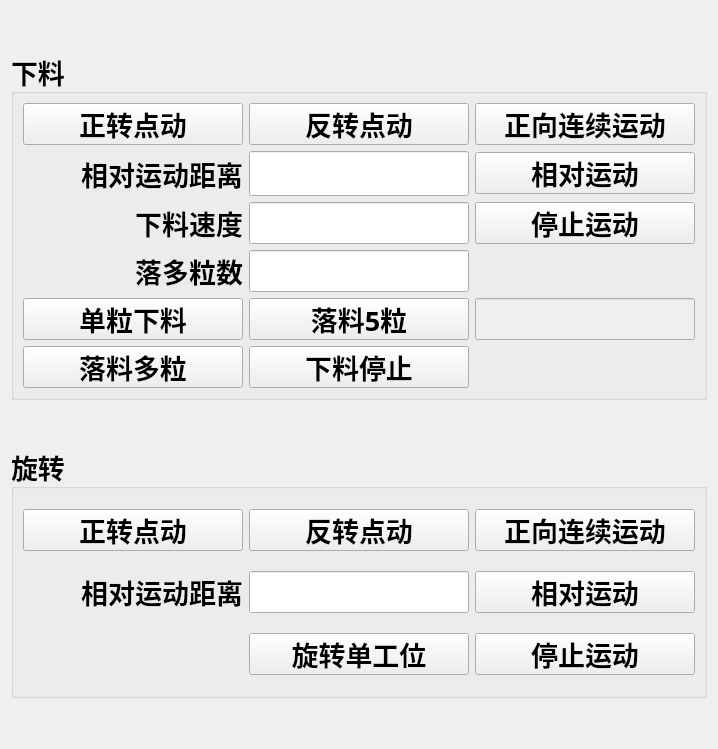
       <widget class="QWidget" name="tab_4">
        <attribute name="title">
         <string/>
        </attribute>
        <layout class="QVBoxLayout" name="verticalLayout_5">
         <item>
          <spacer name="verticalSpacer_17">
           <property name="orientation">
            <enum>Qt::Vertical</enum>
           </property>
           <property name="sizeHint" stdset="0">
            <size>
             <width>20</width>
             <height>40</height>
            </size>
           </property>
          </spacer>
         </item>
         <item>
          <widget class="QGroupBox" name="groupBox_2">
           <property name="font">
            <font>
             <family>楷体</family>
             <pointsize>20</pointsize>
             <weight>75</weight>
             <bold>true</bold>
            </font>
           </property>
           <property name="title">
            <string>下料</string>
           </property>
           <layout class="QGridLayout" name="gridLayout_3" columnstretch="1,1,1">
            <item row="1" column="2">
             <widget class="QPushButton" name="pB_cmdAxisFeedRelMov">
              <property name="sizePolicy">
               <sizepolicy hsizetype="Preferred" vsizetype="Fixed">
                <horstretch>0</horstretch>
                <verstretch>0</verstretch>
               </sizepolicy>
              </property>
              <property name="minimumSize">
               <size>
                <width>0</width>
                <height>42</height>
               </size>
              </property>
              <property name="maximumSize">
               <size>
                <width>220</width>
                <height>42</height>
               </size>
              </property>
              <property name="font">
               <font>
                <family>楷体</family>
                <pointsize>20</pointsize>
                <weight>75</weight>
                <bold>true</bold>
               </font>
              </property>
              <property name="text">
               <string>相对运动</string>
              </property>
              <property name="checkable">
               <bool>true</bool>
              </property>
             </widget>
            </item>
            <item row="1" column="0">
             <widget class="QLabel" name="label_22">
              <property name="sizePolicy">
               <sizepolicy hsizetype="Preferred" vsizetype="Preferred">
                <horstretch>0</horstretch>
                <verstretch>0</verstretch>
               </sizepolicy>
              </property>
              <property name="minimumSize">
               <size>
                <width>0</width>
                <height>0</height>
               </size>
              </property>
              <property name="maximumSize">
               <size>
                <width>220</width>
                <height>16777215</height>
               </size>
              </property>
              <property name="font">
               <font>
                <family>楷体</family>
                <pointsize>20</pointsize>
                <weight>75</weight>
                <bold>true</bold>
                <kerning>true</kerning>
               </font>
              </property>
              <property name="text">
               <string>相对运动距离</string>
              </property>
              <property name="alignment">
               <set>Qt::AlignRight|Qt::AlignTrailing|Qt::AlignVCenter</set>
              </property>
             </widget>
            </item>
            <item row="0" column="2">
             <widget class="QPushButton" name="pB_cmdAxisFeedPosMov">
              <property name="sizePolicy">
               <sizepolicy hsizetype="Preferred" vsizetype="Fixed">
                <horstretch>0</horstretch>
                <verstretch>0</verstretch>
               </sizepolicy>
              </property>
              <property name="minimumSize">
               <size>
                <width>0</width>
                <height>42</height>
               </size>
              </property>
              <property name="maximumSize">
               <size>
                <width>220</width>
                <height>42</height>
               </size>
              </property>
              <property name="font">
               <font>
                <family>楷体</family>
                <pointsize>20</pointsize>
                <weight>75</weight>
                <bold>true</bold>
               </font>
              </property>
              <property name="text">
               <string>正向连续运动</string>
              </property>
              <property name="checkable">
               <bool>true</bool>
              </property>
             </widget>
            </item>
            <item row="1" column="1">
             <widget class="QLineEdit" name="lE_AxisFeedRelMovDistance">
              <property name="enabled">
               <bool>true</bool>
              </property>
              <property name="sizePolicy">
               <sizepolicy hsizetype="Preferred" vsizetype="Fixed">
                <horstretch>0</horstretch>
                <verstretch>0</verstretch>
               </sizepolicy>
              </property>
              <property name="minimumSize">
               <size>
                <width>0</width>
                <height>42</height>
               </size>
              </property>
              <property name="maximumSize">
               <size>
                <width>220</width>
                <height>16777215</height>
               </size>
              </property>
              <property name="font">
               <font>
                <family>Cascadia Code</family>
                <pointsize>20</pointsize>
                <weight>50</weight>
                <bold>false</bold>
               </font>
              </property>
              <property name="text">
               <string/>
              </property>
             </widget>
            </item>
            <item row="3" column="0">
             <widget class="QLabel" name="label_62">
              <property name="sizePolicy">
               <sizepolicy hsizetype="Preferred" vsizetype="Preferred">
                <horstretch>0</horstretch>
                <verstretch>0</verstretch>
               </sizepolicy>
              </property>
              <property name="minimumSize">
               <size>
                <width>0</width>
                <height>0</height>
               </size>
              </property>
              <property name="maximumSize">
               <size>
                <width>220</width>
                <height>232323</height>
               </size>
              </property>
              <property name="font">
               <font>
                <family>楷体</family>
                <pointsize>20</pointsize>
                <weight>75</weight>
                <italic>false</italic>
                <bold>true</bold>
               </font>
              </property>
              <property name="text">
               <string>落多粒数</string>
              </property>
              <property name="alignment">
               <set>Qt::AlignRight|Qt::AlignTrailing|Qt::AlignVCenter</set>
              </property>
             </widget>
            </item>
            <item row="3" column="1">
             <widget class="QLineEdit" name="lE_MultiCount">
              <property name="sizePolicy">
               <sizepolicy hsizetype="Preferred" vsizetype="Fixed">
                <horstretch>0</horstretch>
                <verstretch>0</verstretch>
               </sizepolicy>
              </property>
              <property name="minimumSize">
               <size>
                <width>0</width>
                <height>42</height>
               </size>
              </property>
              <property name="maximumSize">
               <size>
                <width>220</width>
                <height>42</height>
               </size>
              </property>
              <property name="font">
               <font>
                <family>Cascadia Code</family>
                <pointsize>20</pointsize>
                <weight>50</weight>
                <italic>false</italic>
                <bold>false</bold>
               </font>
              </property>
              <property name="text">
               <string/>
              </property>
             </widget>
            </item>
            <item row="0" column="0">
             <widget class="QPushButton" name="pB_cmdAxisFeedJogPos">
              <property name="sizePolicy">
               <sizepolicy hsizetype="Preferred" vsizetype="Fixed">
                <horstretch>0</horstretch>
                <verstretch>0</verstretch>
               </sizepolicy>
              </property>
              <property name="minimumSize">
               <size>
                <width>0</width>
                <height>42</height>
               </size>
              </property>
              <property name="maximumSize">
               <size>
                <width>220</width>
                <height>42</height>
               </size>
              </property>
              <property name="font">
               <font>
                <family>楷体</family>
                <pointsize>20</pointsize>
                <weight>75</weight>
                <bold>true</bold>
               </font>
              </property>
              <property name="text">
               <string>正转点动</string>
              </property>
              <property name="checkable">
               <bool>true</bool>
              </property>
              <property name="autoRepeat">
               <bool>false</bool>
              </property>
             </widget>
            </item>
            <item row="0" column="1">
             <widget class="QPushButton" name="pB_cmdAxisFeedJogNeg">
              <property name="sizePolicy">
               <sizepolicy hsizetype="Preferred" vsizetype="Fixed">
                <horstretch>0</horstretch>
                <verstretch>0</verstretch>
               </sizepolicy>
              </property>
              <property name="minimumSize">
               <size>
                <width>0</width>
                <height>42</height>
               </size>
              </property>
              <property name="maximumSize">
               <size>
                <width>220</width>
                <height>42</height>
               </size>
              </property>
              <property name="font">
               <font>
                <family>楷体</family>
                <pointsize>20</pointsize>
                <weight>75</weight>
                <bold>true</bold>
               </font>
              </property>
              <property name="text">
               <string>反转点动</string>
              </property>
              <property name="checkable">
               <bool>true</bool>
              </property>
              <property name="autoRepeat">
               <bool>false</bool>
              </property>
             </widget>
            </item>
            <item row="2" column="2">
             <widget class="QPushButton" name="pB_cmdAxisFeedStopMov">
              <property name="sizePolicy">
               <sizepolicy hsizetype="Preferred" vsizetype="Fixed">
                <horstretch>0</horstretch>
                <verstretch>0</verstretch>
               </sizepolicy>
              </property>
              <property name="minimumSize">
               <size>
                <width>0</width>
                <height>42</height>
               </size>
              </property>
              <property name="maximumSize">
               <size>
                <width>220</width>
                <height>42</height>
               </size>
              </property>
              <property name="font">
               <font>
                <family>楷体</family>
                <pointsize>20</pointsize>
                <weight>75</weight>
                <bold>true</bold>
               </font>
              </property>
              <property name="text">
               <string>停止运动</string>
              </property>
              <property name="checkable">
               <bool>true</bool>
              </property>
             </widget>
            </item>
            <item row="4" column="0">
             <widget class="QPushButton" name="pB_cmdFeedSingle">
              <property name="sizePolicy">
               <sizepolicy hsizetype="Preferred" vsizetype="Fixed">
                <horstretch>0</horstretch>
                <verstretch>0</verstretch>
               </sizepolicy>
              </property>
              <property name="minimumSize">
               <size>
                <width>0</width>
                <height>42</height>
               </size>
              </property>
              <property name="maximumSize">
               <size>
                <width>220</width>
                <height>42</height>
               </size>
              </property>
              <property name="font">
               <font>
                <family>楷体</family>
                <pointsize>20</pointsize>
                <weight>75</weight>
                <bold>true</bold>
               </font>
              </property>
              <property name="text">
               <string>单粒下料</string>
              </property>
              <property name="checkable">
               <bool>true</bool>
              </property>
             </widget>
            </item>
            <item row="2" column="1">
             <widget class="QLineEdit" name="lE_FeedOveride">
              <property name="sizePolicy">
               <sizepolicy hsizetype="Preferred" vsizetype="Fixed">
                <horstretch>0</horstretch>
                <verstretch>0</verstretch>
               </sizepolicy>
              </property>
              <property name="minimumSize">
               <size>
                <width>0</width>
                <height>42</height>
               </size>
              </property>
              <property name="maximumSize">
               <size>
                <width>220</width>
                <height>42</height>
               </size>
              </property>
              <property name="font">
               <font>
                <family>Cascadia Code</family>
                <pointsize>20</pointsize>
                <weight>50</weight>
                <italic>false</italic>
                <bold>false</bold>
               </font>
              </property>
              <property name="text">
               <string/>
              </property>
             </widget>
            </item>
            <item row="2" column="0">
             <widget class="QLabel" name="label_57">
              <property name="sizePolicy">
               <sizepolicy hsizetype="Preferred" vsizetype="Preferred">
                <horstretch>0</horstretch>
                <verstretch>0</verstretch>
               </sizepolicy>
              </property>
              <property name="minimumSize">
               <size>
                <width>0</width>
                <height>0</height>
               </size>
              </property>
              <property name="maximumSize">
               <size>
                <width>220</width>
                <height>16777215</height>
               </size>
              </property>
              <property name="font">
               <font>
                <family>楷体</family>
                <pointsize>20</pointsize>
                <weight>75</weight>
                <italic>false</italic>
                <bold>true</bold>
               </font>
              </property>
              <property name="text">
               <string>下料速度</string>
              </property>
              <property name="alignment">
               <set>Qt::AlignRight|Qt::AlignTrailing|Qt::AlignVCenter</set>
              </property>
             </widget>
            </item>
            <item row="5" column="1">
             <widget class="QPushButton" name="pB_cmdFeedSingleStop">
              <property name="sizePolicy">
               <sizepolicy hsizetype="Preferred" vsizetype="Fixed">
                <horstretch>0</horstretch>
                <verstretch>0</verstretch>
               </sizepolicy>
              </property>
              <property name="minimumSize">
               <size>
                <width>0</width>
                <height>42</height>
               </size>
              </property>
              <property name="maximumSize">
               <size>
                <width>220</width>
                <height>42</height>
               </size>
              </property>
              <property name="font">
               <font>
                <family>楷体</family>
                <pointsize>20</pointsize>
                <weight>75</weight>
                <bold>true</bold>
               </font>
              </property>
              <property name="text">
               <string>下料停止</string>
              </property>
              <property name="checkable">
               <bool>true</bool>
              </property>
             </widget>
            </item>
            <item row="5" column="0">
             <widget class="QPushButton" name="pB_cmdFeedAmount">
              <property name="sizePolicy">
               <sizepolicy hsizetype="Preferred" vsizetype="Fixed">
                <horstretch>0</horstretch>
                <verstretch>0</verstretch>
               </sizepolicy>
              </property>
              <property name="minimumSize">
               <size>
                <width>0</width>
                <height>42</height>
               </size>
              </property>
              <property name="maximumSize">
               <size>
                <width>220</width>
                <height>42</height>
               </size>
              </property>
              <property name="font">
               <font>
                <family>楷体</family>
                <pointsize>20</pointsize>
                <weight>75</weight>
                <bold>true</bold>
               </font>
              </property>
              <property name="text">
               <string>落料多粒</string>
              </property>
              <property name="checkable">
               <bool>true</bool>
              </property>
             </widget>
            </item>
            <item row="4" column="1">
             <widget class="QPushButton" name="pB_cmdFeedFive">
              <property name="sizePolicy">
               <sizepolicy hsizetype="Preferred" vsizetype="Fixed">
                <horstretch>0</horstretch>
                <verstretch>0</verstretch>
               </sizepolicy>
              </property>
              <property name="minimumSize">
               <size>
                <width>0</width>
                <height>42</height>
               </size>
              </property>
              <property name="maximumSize">
               <size>
                <width>220</width>
                <height>42</height>
               </size>
              </property>
              <property name="font">
               <font>
                <family>楷体</family>
                <pointsize>20</pointsize>
                <weight>75</weight>
                <bold>true</bold>
               </font>
              </property>
              <property name="text">
               <string>落料5粒</string>
              </property>
              <property name="checkable">
               <bool>true</bool>
              </property>
             </widget>
            </item>
            <item row="4" column="2">
             <widget class="QLineEdit" name="lE_FeedCounter">
              <property name="enabled">
               <bool>false</bool>
              </property>
              <property name="sizePolicy">
               <sizepolicy hsizetype="Preferred" vsizetype="Fixed">
                <horstretch>0</horstretch>
                <verstretch>0</verstretch>
               </sizepolicy>
              </property>
              <property name="minimumSize">
               <size>
                <width>0</width>
                <height>42</height>
               </size>
              </property>
              <property name="maximumSize">
               <size>
                <width>220</width>
                <height>42</height>
               </size>
              </property>
              <property name="font">
               <font>
                <family>Cascadia Code</family>
                <pointsize>20</pointsize>
                <weight>50</weight>
                <italic>false</italic>
                <bold>false</bold>
               </font>
              </property>
              <property name="text">
               <string/>
              </property>
             </widget>
            </item>
           </layout>
          </widget>
         </item>
         <item>
          <spacer name="verticalSpacer_19">
           <property name="orientation">
            <enum>Qt::Vertical</enum>
           </property>
           <property name="sizeHint" stdset="0">
            <size>
             <width>20</width>
             <height>40</height>
            </size>
           </property>
          </spacer>
         </item>
         <item>
          <widget class="QGroupBox" name="groupBox_3">
           <property name="font">
            <font>
             <family>楷体</family>
             <pointsize>20</pointsize>
             <weight>75</weight>
             <bold>true</bold>
            </font>
           </property>
           <property name="title">
            <string>旋转</string>
           </property>
           <layout class="QGridLayout" name="gridLayout_8" columnstretch="1,1,1">
            <property name="topMargin">
             <number>20</number>
            </property>
            <property name="bottomMargin">
             <number>20</number>
            </property>
            <property name="verticalSpacing">
             <number>20</number>
            </property>
            <item row="0" column="0">
             <widget class="QPushButton" name="pB_cmdAxisSwingJogPos">
              <property name="minimumSize">
               <size>
                <width>220</width>
                <height>42</height>
               </size>
              </property>
              <property name="maximumSize">
               <size>
                <width>220</width>
                <height>42</height>
               </size>
              </property>
              <property name="font">
               <font>
                <family>楷体</family>
                <pointsize>20</pointsize>
                <weight>75</weight>
                <bold>true</bold>
               </font>
              </property>
              <property name="text">
               <string>正转点动</string>
              </property>
              <property name="checkable">
               <bool>true</bool>
              </property>
              <property name="autoRepeat">
               <bool>false</bool>
              </property>
             </widget>
            </item>
            <item row="0" column="1">
             <widget class="QPushButton" name="pB_cmdAxisSwingJogNeg">
              <property name="minimumSize">
               <size>
                <width>220</width>
                <height>42</height>
               </size>
              </property>
              <property name="maximumSize">
               <size>
                <width>220</width>
                <height>42</height>
               </size>
              </property>
              <property name="font">
               <font>
                <family>楷体</family>
                <pointsize>20</pointsize>
                <weight>75</weight>
                <bold>true</bold>
               </font>
              </property>
              <property name="text">
               <string>反转点动</string>
              </property>
              <property name="checkable">
               <bool>true</bool>
              </property>
              <property name="autoRepeat">
               <bool>false</bool>
              </property>
             </widget>
            </item>
            <item row="0" column="2">
             <widget class="QPushButton" name="pB_cmdAxisSwingPosMov">
              <property name="minimumSize">
               <size>
                <width>220</width>
                <height>42</height>
               </size>
              </property>
              <property name="maximumSize">
               <size>
                <width>220</width>
                <height>42</height>
               </size>
              </property>
              <property name="font">
               <font>
                <family>楷体</family>
                <pointsize>20</pointsize>
                <weight>75</weight>
                <bold>true</bold>
               </font>
              </property>
              <property name="text">
               <string>正向连续运动</string>
              </property>
              <property name="checkable">
               <bool>true</bool>
              </property>
             </widget>
            </item>
            <item row="1" column="0">
             <widget class="QLabel" name="label_28">
              <property name="minimumSize">
               <size>
                <width>220</width>
                <height>0</height>
               </size>
              </property>
              <property name="maximumSize">
               <size>
                <width>220</width>
                <height>16777215</height>
               </size>
              </property>
              <property name="font">
               <font>
                <family>楷体</family>
                <pointsize>20</pointsize>
                <weight>75</weight>
                <bold>true</bold>
               </font>
              </property>
              <property name="text">
               <string>相对运动距离</string>
              </property>
              <property name="alignment">
               <set>Qt::AlignRight|Qt::AlignTrailing|Qt::AlignVCenter</set>
              </property>
             </widget>
            </item>
            <item row="1" column="1">
             <widget class="QLineEdit" name="lE_AxisSwingRelMovDistance">
              <property name="enabled">
               <bool>true</bool>
              </property>
              <property name="minimumSize">
               <size>
                <width>220</width>
                <height>42</height>
               </size>
              </property>
              <property name="maximumSize">
               <size>
                <width>220</width>
                <height>42</height>
               </size>
              </property>
              <property name="font">
               <font>
                <family>Cascadia Code</family>
                <pointsize>20</pointsize>
                <weight>50</weight>
                <bold>false</bold>
               </font>
              </property>
              <property name="text">
               <string/>
              </property>
             </widget>
            </item>
            <item row="1" column="2">
             <widget class="QPushButton" name="pB_cmdAxisSwingRelMov">
              <property name="minimumSize">
               <size>
                <width>220</width>
                <height>42</height>
               </size>
              </property>
              <property name="maximumSize">
               <size>
                <width>220</width>
                <height>42</height>
               </size>
              </property>
              <property name="font">
               <font>
                <family>楷体</family>
                <pointsize>20</pointsize>
                <weight>75</weight>
                <bold>true</bold>
               </font>
              </property>
              <property name="text">
               <string>相对运动</string>
              </property>
              <property name="checkable">
               <bool>true</bool>
              </property>
             </widget>
            </item>
            <item row="2" column="1">
             <widget class="QPushButton" name="pB_cmdSwing">
              <property name="minimumSize">
               <size>
                <width>220</width>
                <height>42</height>
               </size>
              </property>
              <property name="maximumSize">
               <size>
                <width>220</width>
                <height>42</height>
               </size>
              </property>
              <property name="font">
               <font>
                <family>楷体</family>
                <pointsize>20</pointsize>
                <weight>75</weight>
                <bold>true</bold>
               </font>
              </property>
              <property name="text">
               <string>旋转单工位</string>
              </property>
              <property name="checkable">
               <bool>true</bool>
              </property>
             </widget>
            </item>
            <item row="2" column="2">
             <widget class="QPushButton" name="pB_cmdAxisSwingStopMov">
              <property name="minimumSize">
               <size>
                <width>220</width>
                <height>42</height>
               </size>
              </property>
              <property name="maximumSize">
               <size>
                <width>220</width>
                <height>42</height>
               </size>
              </property>
              <property name="font">
               <font>
                <family>楷体</family>
                <pointsize>20</pointsize>
                <weight>75</weight>
                <bold>true</bold>
               </font>
              </property>
              <property name="text">
               <string>停止运动</string>
              </property>
              <property name="checkable">
               <bool>true</bool>
              </property>
             </widget>
            </item>
           </layout>
          </widget>
         </item>
         <item>
          <spacer name="verticalSpacer_9">
           <property name="orientation">
            <enum>Qt::Vertical</enum>
           </property>
           <property name="sizeHint" stdset="0">
            <size>
             <width>20</width>
             <height>40</height>
            </size>
           </property>
          </spacer>
         </item>
        </layout>
       </widget>
